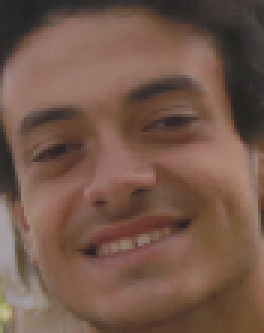
#> input picture faces/31.png, 88 x 111 px, found by its file name (shown 3 times larger)
$ jupyter execute --allow-errors 'Eigenfaces - Enhanced.ipynb'
#> lines starting #> are read from the running program, lines starting #| are printed output that depends on the picture
[cell 1]
import numpy as np
from matplotlib import pyplot as plt
from sklearn import datasets
from random import randrange
import cv2
import scipy
#> (the rest of this cell did not finish here and is left out)

[cell 2]
pckg = scipy.io.loadmat('faces.mat')
#> (reads faces.mat from the repository)
#> (the rest of this cell did not finish here and is left out)

[cell 3]
fig = plt.figure(figsize=(8, 6))
#> (the rest of this cell did not finish here and is left out)

#> (a cell that did not finish here is left out)

#> (a cell that did not finish here is left out)

[cell 6]
fMSub = []
#> (the rest of this cell did not finish here and is left out)

#> (a cell that did not finish here is left out)

#> (a cell that did not finish here is left out)

[cell 9]
dimg = np.array(cv2.imread("31.png", 0))
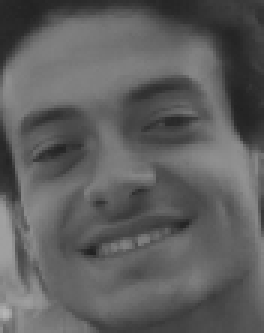
#> dimg: shape (111, 88) (shown 3 times larger); min 33, max 183, mean 94.4
img = []
for i in dimg:
    img.append(np.array(i).flatten())
#> this loop made 111 passes
#> after the loop, img = 111 items
img = cv2.resize(np.array(img), (64, 64)) / 255
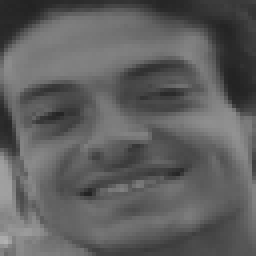
#> img: shape (64, 64) float64 (shown 4 times larger); min 0.133, max 0.694, mean 0.37
#> (the rest of this cell did not finish here and is left out)
